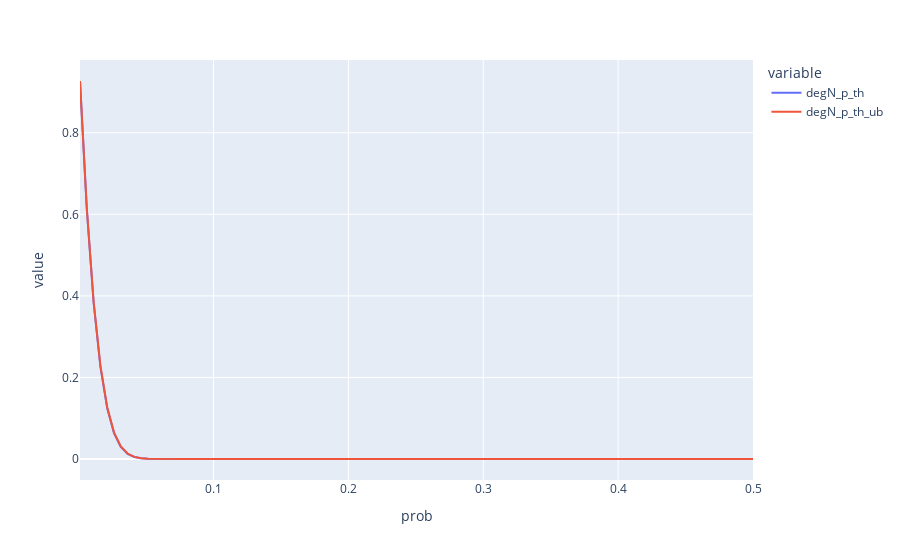

Write notebook code for a chart like this one.
### Code cell
fig = px.line(df, x = "prob", y=df.columns[1:3])
fig.show()
